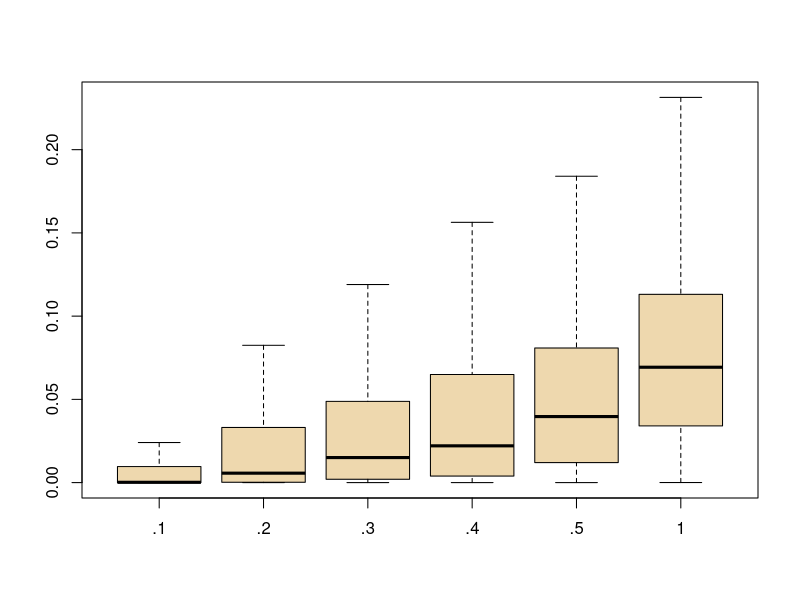

The R source for this figure: (Note: a time limit stopped this script after it produced the figure.)
#Laplace versus Normal
n=10^3
sqrtt=sqrt(2)
xobs=(1-2*(runif(n)<.5))*rexp(n,rat=sqrtt) #rnorm(n)
#xobs=rnorm(n,sd=1)
#zobs=(1-2*(runif(n)<.5))*rexp(n,rat=sqrtt)
#xobs=(runif(n)<.7)*(yobs*zobs)-zobs
meanobs=mean(xobs)
sdobs=1/sqrt(n)

a0=c(0.1,.2,.3,.4,.5,1.0)
#Gibbs sampler
T=10^4
alfs=matrix(.3,6,T)
thes=rep(meanobs,T)

for (i in 1:6){
  for (t in 1:(T-1)){

  z=1+(runif(n)<1/(1+alfs[i,t]*dnorm(xobs,thes[t])/((1-alfs[i,t])*.5*dexp(abs(xobs-thes[t]),rat=sqrtt))))
  #Hasting independent proposal:
  curlik=sum(dnorm(xobs[z==1],thes[t]),log=TRUE)+sum(dexp(abs(xobs[z==2]-thes[t]),rat=sqrtt,log=TRUE))
  prop=rnorm(1,meanobs,sdobs)
  proplik=sum(dnorm(xobs[z==1],prop),log=TRUE)+sum(dexp(abs(xobs[z==2]-prop),rat=sqrtt,log=TRUE))
  thes[t+1]=thes[t]
  if (runif(1)<exp(proplik-curlik)*dnorm(thes[t],meanobs,sdobs)/dnorm(prop,meanobs,sdobs)) thes[t+1]=prop
  alfs[i,t+1]=1/(1+rgamma(1,a0[i]+sum((z==2)))/rgamma(1,a0[i]+sum((z==1))))
  }}

alfs=alfs[,-1]

boxplot(t(alfs),names=c(".1",".2",".3",".4",".5","1"),col="wheat2",outline=FALSE)

T=10^5
n=10^3
sqrtt=sqrt(2)
robs=rnorm(n)#(1-2*(runif(n)<.5))*rexp(n,rat=sqrtt) #rnorm(n)
size=c(5,10,50,100,500,1000)
a0=rep(.5,6)
befs=matrix(.3,6,T)
meanobs=mean(robs)
thes=rep(meanobs,T)

for (i in 1:6){
  xobs=robs[1:size[i]]
  meanobs=mean(xobs)
  sdobs=1/sqrt(size[i])

  for (t in 1:(T-1)){

  z=1+(runif(size[i])<1/(1+befs[i,t]*dnorm(xobs,thes[t])/((1-befs[i,t])*.5*dexp(abs(xobs-thes[t]),rat=sqrtt))))
  #Hasting independent proposal:
  curlik=sum(dnorm(xobs[z==1],thes[t]),log=TRUE)+sum(dexp(abs(xobs[z==2]-thes[t]),rat=sqrtt,log=TRUE))
  prop=rnorm(1,meanobs,sdobs)
  proplik=sum(dnorm(xobs[z==1],prop),log=TRUE)+sum(dexp(abs(xobs[z==2]-prop),rat=sqrtt,log=TRUE))
  thes[t+1]=thes[t]
  if (runif(1)<exp(proplik-curlik)*dnorm(thes[t],meanobs,sdobs)/dnorm(prop,meanobs,sdobs)) thes[t+1]=prop
  befs[i,t+1]=1/(1+rgamma(1,a0[i]+sum((z==2)))/rgamma(1,a0[i]+sum((z==1))))
  }}

befs=befs[,-1]

boxplot(t(befs),names=c("5","10","50","100","500","1000"),col="wheat2",outline=FALSE)
